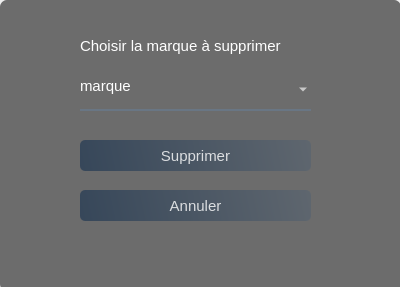
<?xml version="1.0" encoding="UTF-8"?>
<ui version="4.0">
 <class>Form</class>
 <widget class="QWidget" name="Form">
  <property name="geometry">
   <rect>
    <x>0</x>
    <y>0</y>
    <width>400</width>
    <height>287</height>
   </rect>
  </property>
  <property name="windowTitle">
   <string>Form</string>
  </property>
  <widget class="QWidget" name="widget" native="true">
   <property name="geometry">
    <rect>
     <x>0</x>
     <y>0</y>
     <width>401</width>
     <height>301</height>
    </rect>
   </property>
   <widget class="QLabel" name="label">
    <property name="geometry">
     <rect>
      <x>0</x>
      <y>-5</y>
      <width>401</width>
      <height>301</height>
     </rect>
    </property>
    <property name="styleSheet">
     <string notr="true">border-image: url(:/images/1610495931_1596555352_873352025.jpg);</string>
    </property>
    <property name="text">
     <string/>
    </property>
   </widget>
   <widget class="QLabel" name="label_2">
    <property name="geometry">
     <rect>
      <x>0</x>
      <y>0</y>
      <width>401</width>
      <height>291</height>
     </rect>
    </property>
    <property name="styleSheet">
     <string notr="true">background-color:rgba(0,0,0,140); 
border-radius:7px; </string>
    </property>
    <property name="text">
     <string/>
    </property>
   </widget>
   <widget class="QComboBox" name="comboBox">
    <property name="geometry">
     <rect>
      <x>80</x>
      <y>70</y>
      <width>231</width>
      <height>41</height>
     </rect>
    </property>
    <property name="font">
     <font>
      <pointsize>11</pointsize>
     </font>
    </property>
    <property name="styleSheet">
     <string notr="true">background-color: rgba(0,0,0,0);
border : none ;
border-bottom : 2px solid rgba(105,118,132,255);
color :rgba(255,255,255,1);
padding-bottom:7px ;</string>
    </property>
    <item>
     <property name="text">
      <string>marque</string>
     </property>
    </item>
   </widget>
   <widget class="QPushButton" name="pushButton">
    <property name="geometry">
     <rect>
      <x>80</x>
      <y>140</y>
      <width>231</width>
      <height>31</height>
     </rect>
    </property>
    <property name="font">
     <font>
      <pointsize>11</pointsize>
      <bold>false</bold>
     </font>
    </property>
    <property name="styleSheet">
     <string notr="true">QPushButton#pushButton{
background-color : qlineargradient(spread:pad,x1:0,y1:0.505682,x2:1,y2:0.477,stop:0 rgba(20,47,78,0.6),stop:1 rgba(85,98,112,0.6));
color:rgba(255,255,255,0.8);
border-radius:5px;
}
QPushButton#pushButton:hover{
background-color : qlineargradient(spread:pad,x1:0,y1:0.505682,x2:1,y2:0.477,stop:0 rgba(40,67,98,219),stop:1 rgba(105,118,132,226));
}
QPushButton#pushButton:pressed{
background-color : qlineargradient(spread:pad,x1:0,y1:0.505682,x2:1,y2:0.477,stop:0  rgba(20,47,78,0.6),stop:1 rgba(85,98,112,0.8));
color:rgba(255,255,255,210);
border-radius:5px;
}
</string>
    </property>
    <property name="text">
     <string>Supprimer</string>
    </property>
   </widget>
   <widget class="QPushButton" name="pushButton_2">
    <property name="geometry">
     <rect>
      <x>80</x>
      <y>190</y>
      <width>231</width>
      <height>31</height>
     </rect>
    </property>
    <property name="font">
     <font>
      <pointsize>11</pointsize>
      <bold>false</bold>
     </font>
    </property>
    <property name="styleSheet">
     <string notr="true">QPushButton#pushButton_2{
background-color : qlineargradient(spread:pad,x1:0,y1:0.505682,x2:1,y2:0.477,stop:0 rgba(20,47,78,0.6),stop:1 rgba(85,98,112,0.6));
color:rgba(255,255,255,0.8);
border-radius:5px;
}
QPushButton#pushButton_2:hover{
background-color : qlineargradient(spread:pad,x1:0,y1:0.505682,x2:1,y2:0.477,stop:0 rgba(40,67,98,219),stop:1 rgba(105,118,132,226));
}
QPushButton#pushButton_2:pressed{
background-color : qlineargradient(spread:pad,x1:0,y1:0.505682,x2:1,y2:0.477,stop:0  rgba(20,47,78,0.6),stop:1 rgba(85,98,112,0.8));
color:rgba(255,255,255,210);
border-radius:5px;
}
</string>
    </property>
    <property name="text">
     <string>Annuler</string>
    </property>
   </widget>
   <widget class="QLabel" name="label_3">
    <property name="geometry">
     <rect>
      <x>80</x>
      <y>30</y>
      <width>261</width>
      <height>31</height>
     </rect>
    </property>
    <property name="font">
     <font>
      <pointsize>11</pointsize>
     </font>
    </property>
    <property name="styleSheet">
     <string notr="true">color : white;</string>
    </property>
    <property name="text">
     <string>Choisir la marque à supprimer</string>
    </property>
   </widget>
  </widget>
 </widget>
 <resources>
  <include location="res_msgbox.qrc"/>
 </resources>
 <connections/>
</ui>
